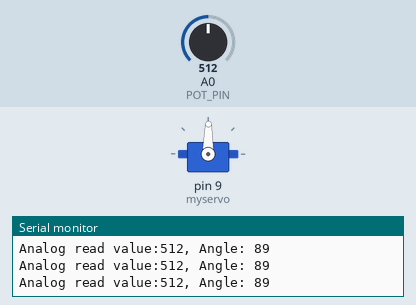
Recording of a sketch running on a simulated Arduino Uno, built with avr-gcc and run on an emulated ATmega328P. Parts: servo, the last lines printed to the serial monitor. Inputs (shaded band) come from the test bench; at power-on: A0 (POT_PIN) = 512.

Above: at 1.2 s.
1.3 s: A0 (POT_PIN) set to 555
At 2.0 s:
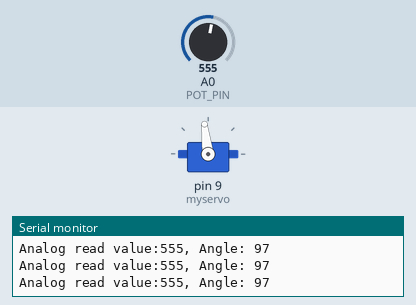
4.3 s: A0 (POT_PIN) set to 585
At 5.5 s:
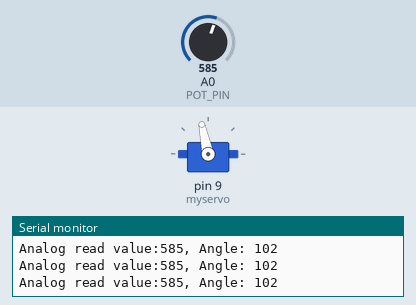
5.8 s: A0 (POT_PIN) set to 306
At 6.5 s:
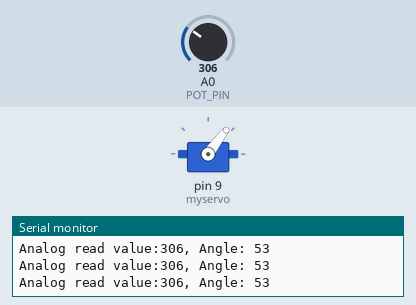
7.3 s: A0 (POT_PIN) set to 107
At 8.3 s:
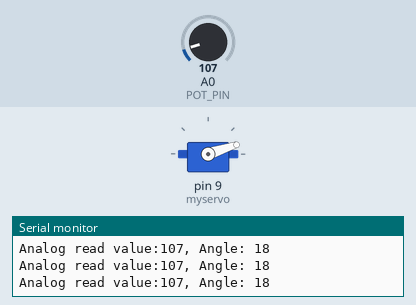
8.8 s: A0 (POT_PIN) set to 89
At 10.0 s:
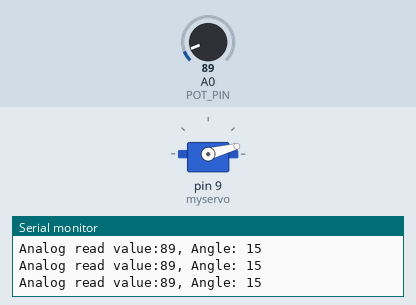
10.3 s: A0 (POT_PIN) set to 122
At 11.6 s:
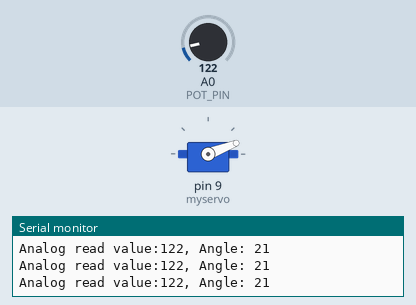
Timing chart, 0 to 12.8 s (numbered marks = the images above; inputs shaded):
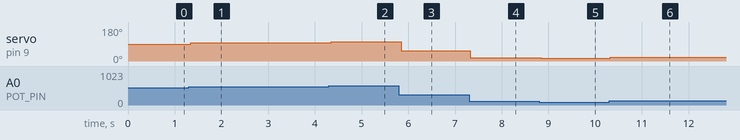

Measured:
- after the input at 1.3 s, servo on pin 9 (myservo): 89° → 97° after 0.05 s
- after the input at 4.3 s, servo on pin 9 (myservo): 97° → 102° after 0.05 s
- after the input at 5.8 s, servo on pin 9 (myservo): 102° → 53° after 0.05 s
- after the input at 7.3 s, servo on pin 9 (myservo): 53° → 18° at once
- after the input at 8.8 s, servo on pin 9 (myservo): 18° → 15° after 0.05 s
- after the input at 10.3 s, servo on pin 9 (myservo): 15° → 21° at once

The sketch:

servo_motor.ino
```cpp
/**
* Code for controlling servo motor
**/

#include <Servo.h>

Servo myservo;
int const POT_PIN = A0;
int POT_VAL;
int angle;
int pos = 0;


void setup() {
  // put your setup code here, to run once:
  myservo.attach(9);
  Serial.begin(9600);

}

void loop() {
  // put your main code here, to run repeatedly:
  POT_VAL = analogRead(POT_PIN);
  Serial.print("Analog read value:");
  Serial.print(POT_VAL);
  angle = map(POT_VAL,0,1023,0,179);
  Serial.print(", Angle: ");
  Serial.println(angle);

  myservo.write(angle);
  delay(15);

}
```
